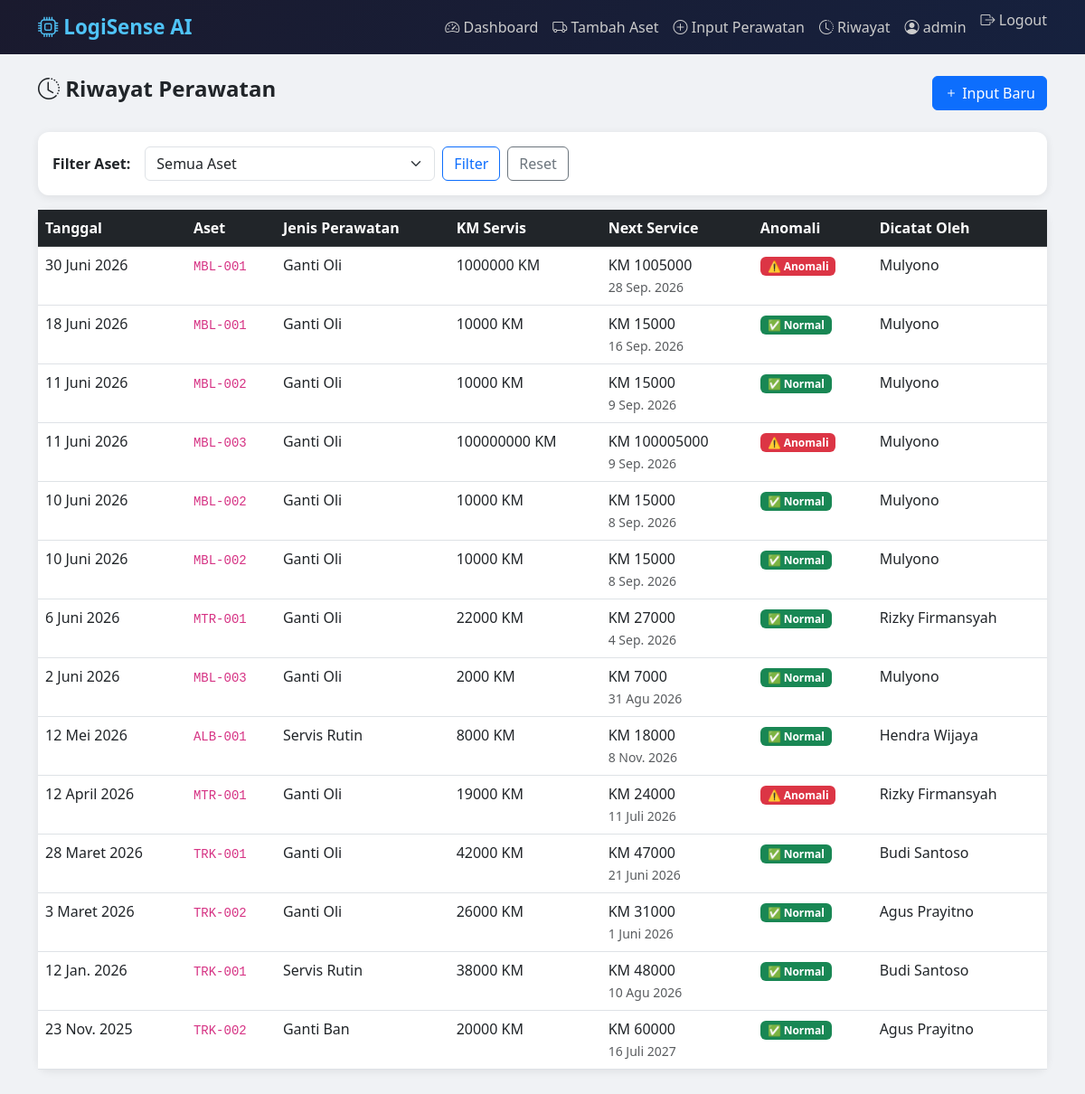
The page /riwayat/ (signed in) on the database as committed earlier.
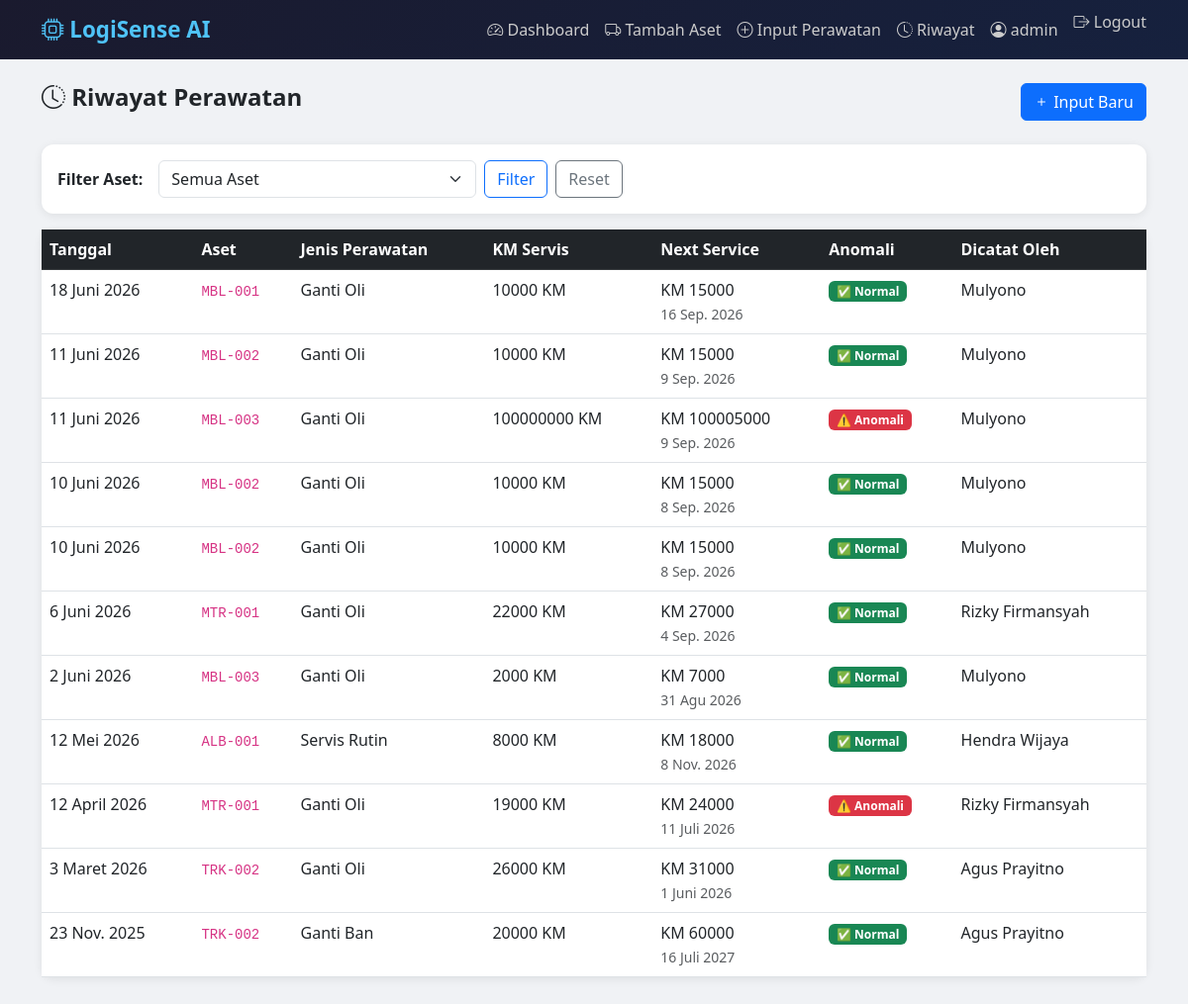
The same page on the database as committed later.
### maintenance/models.py (models this page shows, shortened)
class Perawatan(models.Model):
    JENIS_CHOICES = [
        ('ganti_oli', 'Ganti Oli'),
        ('servis_rutin', 'Servis Rutin'),
        ('ganti_ban', 'Ganti Ban'),
        ('servis_besar', 'Servis Besar'),
        ('lainnya', 'Lainnya'),
    ]
    aset = models.ForeignKey(Aset, on_delete=models.CASCADE)
    jenis_perawatan = models.CharField(max_length=50, choices=JENIS_CHOICES)
    tanggal = models.DateField()
    km_saat_servis = models.IntegerField()
    catatan = models.TextField(blank=True)
    dicatat_oleh = models.CharField(max_length=100)
    next_service_km = models.IntegerField(null=True, blank=True)
    next_service_tanggal = models.DateField(null=True, blank=True)
    is_anomali = models.BooleanField(default=False)
    pesan_anomali = models.TextField(blank=True)
    created_at = models.DateTimeField(auto_now_add=True)
    class Meta:
        ordering = ['-tanggal']

class Aset(models.Model):
    user = models.ForeignKey(User, on_delete=models.CASCADE, null=True, blank=True)
    kode_aset = models.CharField(max_length=20, unique=True)
    nama_kendaraan = models.CharField(max_length=100)
    jenis = models.CharField(max_length=50)  # Truk, Alat Berat, dll
    km_terakhir = models.IntegerField(default=0)

### maintenance/views.py (the view)
# urls.py: path('riwayat/', views.riwayat, name='riwayat'),
@login_required
def riwayat(request):
    perawatan_list = Perawatan.objects.select_related('aset').filter(aset__user=request.user)
    aset_filter = request.GET.get('aset')
    if aset_filter:
        perawatan_list = perawatan_list.filter(aset__kode_aset=aset_filter)
    context = {
        'perawatan_list': perawatan_list,
        'aset_list': Aset.objects.filter(user=request.user),
        'aset_filter': aset_filter,
    }
    return render(request, 'maintenance/riwayat.html', context)

### maintenance/templates/maintenance/riwayat.html (shortened to what this page needs)
{% extends 'maintenance/base.html' %}
{% block content %}
<div class="d-flex justify-content-between align-items-center mb-4">
    <h4 class="fw-bold"><i class="bi bi-clock-history"></i> Riwayat Perawatan</h4>
    <a href="{% url 'input_perawatan' %}" class="btn btn-primary">
        <i class="bi bi-plus"></i> Input Baru
    </a>
</div>
<div class="card mb-3 p-3">
    <form method="GET" class="d-flex gap-2 align-items-center">
        <label class="fw-semibold me-2">Filter Aset:</label>
        <select name="aset" class="form-select w-auto">
            <option value="">Semua Aset</option>
        </select>
        <button type="submit" class="btn btn-outline-primary">Filter</button>
        <a href="{% url 'riwayat' %}" class="btn btn-outline-secondary">Reset</a>
    </form>
</div>
<div class="card">
    <div class="card-body p-0">
        <table class="table table-hover mb-0">
            <thead class="table-dark">
                <tr>
                    <th>Tanggal</th>
                    <th>Aset</th>
                    <th>Jenis Perawatan</th>
                    <th>KM Servis</th>
                    <th>Next Service</th>
                    <th>Anomali</th>
                    <th>Dicatat Oleh</th>
                </tr>
            </thead>
            <tbody>
                {% for p in perawatan_list %}
                <tr>
                    <td>{{ p.tanggal }}</td>
                    <td><code>{{ p.aset.kode_aset }}</code></td>
                    <td>{{ p.get_jenis_perawatan_display }}</td>
                    <td>{{ p.km_saat_servis }} KM</td>
                    <td>
                        KM {{ p.next_service_km }}<br>
                        <small class="text-muted">{{ p.next_service_tanggal }}</small>
                    </td>
                    <td>
                        {% if p.is_anomali %}
                            <span class="badge bg-danger" title="{{ p.pesan_anomali }}">
                                ⚠️ Anomali
                            </span>
                        {% else %}
                            <span class="badge bg-success">✅ Normal</span>
                        {% endif %}
                    </td>
                    <td>{{ p.dicatat_oleh }}</td>
                </tr>
                {% empty %}
                <tr>
                    <td colspan="7" class="text-center text-muted py-4">
                        Belum ada data perawatan.
                    </td>
                </tr>
                {% endfor %}
            </tbody>
        </table>
    </div>
</div>
{% endblock %}

### maintenance/templates/maintenance/base.html (shortened to what this page needs)
<!DOCTYPE html>
<html lang="id">
<head>
    <link href="https://cdn.jsdelivr.net/npm/bootstrap@5.3.0/dist/css/bootstrap.min.css" rel="stylesheet">
    <link href="https://cdn.jsdelivr.net/npm/bootstrap-icons@1.10.0/font/bootstrap-icons.css" rel="stylesheet">
</head>
<body>
<nav class="navbar navbar-expand-lg mb-4">
    <div class="container">
        <a class="navbar-brand" href="{% url 'dashboard' %}">
            <i class="bi bi-cpu"></i> LogiSense AI
        </a>
        <div class="navbar-nav ms-auto">
            <a class="nav-link" href="{% url 'dashboard' %}">
                <i class="bi bi-speedometer2"></i> Dashboard
            </a>
            <a class="nav-link" href="{% url 'tambah_aset' %}">
                <i class="bi bi-truck"></i> Tambah Aset
            </a>
            <a class="nav-link" href="{% url 'input_perawatan' %}">
                <i class="bi bi-plus-circle"></i> Input Perawatan
            </a>
            <a class="nav-link" href="{% url 'riwayat' %}">
                <i class="bi bi-clock-history"></i> Riwayat
            </a>
             <span class="nav-link text-muted">
                 <i class="bi bi-person-circle"></i> {{ request.user.username }}
            </span>
            <form method="POST" action="{% url 'logout' %}" class="d-inline">
                <button type="submit" class="nav-link text-danger btn btn-link p-0 ms-2" style="text-decoration:none;">
                    <i class="bi bi-box-arrow-right"></i> Logout
                </button>
            </form>
        </div>
    </div>
</nav>
<div class="container pb-5">
    {% block content %}{% endblock %}
</div>
</body>
</html>

### maintenance/templates/maintenance/base.html (style rules this page uses)
body { background-color: #f0f2f5; }
.navbar { background: linear-gradient(135deg, #1a1a2e, #16213e); }
.navbar-brand { font-weight: 700; font-size: 1.4rem; color: #4fc3f7 !important; }
.nav-link { color: #ccc !important; }
.card { border: none; border-radius: 12px; box-shadow: 0 2px 10px rgba(0,0,0,0.08); }

Rows that differ between the two databases and show on the page:
removed Perawatan: tanggal "30 Juni 2026", aset.kode_aset "MBL-001", jenis_perawatan "Ganti Oli", km_saat_servis "1000000", next_service_km "1005000", next_service_tanggal "28 Sep. 2026", dicatat_oleh "Mulyono"
removed Perawatan: tanggal "28 Maret 2026", aset.kode_aset "TRK-001", jenis_perawatan "Ganti Oli", km_saat_servis "42000", next_service_km "47000", next_service_tanggal "21 Juni 2026", is_anomali "✅ Normal", dicatat_oleh "Budi Santoso"
removed Perawatan: tanggal "12 Jan. 2026", aset.kode_aset "TRK-001", jenis_perawatan "Servis Rutin", km_saat_servis "38000", next_service_km "48000", next_service_tanggal "10 Agu 2026", is_anomali "✅ Normal", dicatat_oleh "Budi Santoso"
